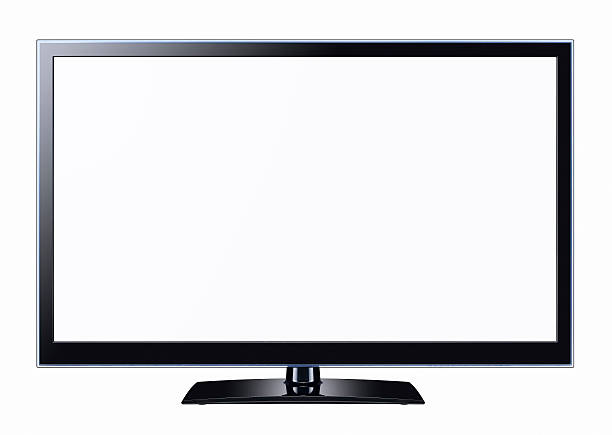
#> input picture Filters/tv.jpg, 612 x 435 px
$ jupyter execute 'Hough Transform.ipynb'
#> lines starting #> are read from the running program, lines starting #| are printed output that depends on the picture; after the words box and inside, x2 and y2 are one past the last pixel; in counts of white or black regions, pixels touching at a corner belong together
[cell 1]
import matplotlib.pyplot as plt
import numpy as np
import cv2

[cell 2]
img = cv2.imread('tv.jpg')
#> img is the input picture: shape (435, 612, 3); mean B, G, R 225.2, 222.8, 222.5
img_copy = img.copy()
rgb_img = cv2.cvtColor(img, cv2.COLOR_BGR2RGB)
gray_image = cv2.cvtColor(img_copy, cv2.COLOR_BGR2GRAY)

plt.imshow(gray_image, cmap = 'gray')

[cell 3]
#apply canny filter
low = 200
high = 240
edges = cv2.Canny(gray_image, low, high)
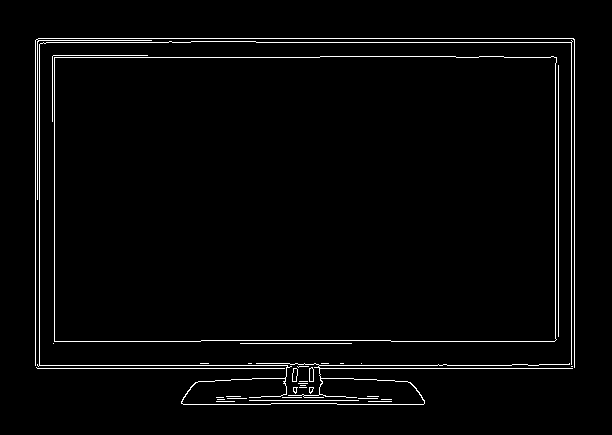
#> edges: shape (435, 612); 2.6% white in thin lines or dots, all inside (x1, y1, x2, y2) = (35, 38, 575, 405)
plt.imshow(edges, cmap = 'gray')

[cell 4]
#apply hough transform
'''
edges, rho, theta, threshold, empty array, min_line_length, max_gap
'''
rho = 1
theta = np.pi/180
threshold = 50
min_line_length = 125 #the minimum length to consider it a line; shorter lines will be discarded
max_line_gap = 5 #maximum gap between points

#probabilistic hough lines
lines = cv2.HoughLinesP(edges, rho, theta, threshold, np.array([]), min_line_length, max_line_gap)
#> lines = 16 rows, first 6: [256, 42, 574, 42], [37, 368, 286, 368], [38, 38, 573, 38], [35, 365, 287, 365], [52, 57, 319, 57], [574, 367, 574, 39]

image_lines = np.copy(rgb_img)
#for each line, draw the line on the original image
for line in lines:
    for x1, y1, x2, y2 in line:
        cv2.line(image_lines, (x1,y1), (x2,y2), (255,0,0), 3)
#> this loop made 16 passes
#> line on passes 1 to 12: [[256, 42, 574, 42]], [[37, 368, 286, 368]], [[38, 38, 573, 38]], [[35, 365, 287, 365]], [[52, 57, 319, 57]], [[574, 367, 574, 39]], [[571, 368, 571, 40]], [[35, 364, 35, 40]], [[39, 364, 39, 40]], [[391, 341, 554, 341]], [[555, 340, 555, 57]], [[558, 336, 558, 65]]
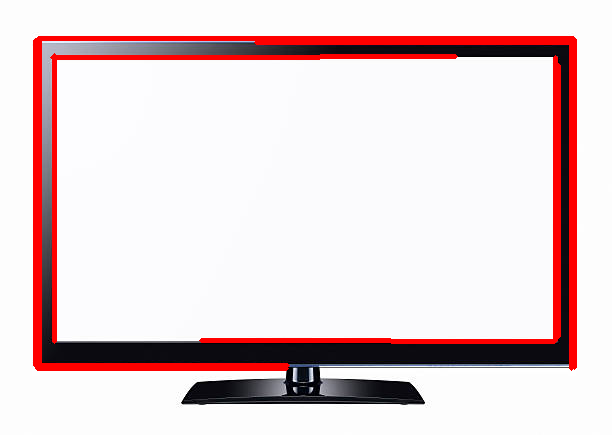
#> image_lines: shape (435, 612, 3); mean R, G, B 229.2, 211.1, 213

plt.imshow(image_lines)
